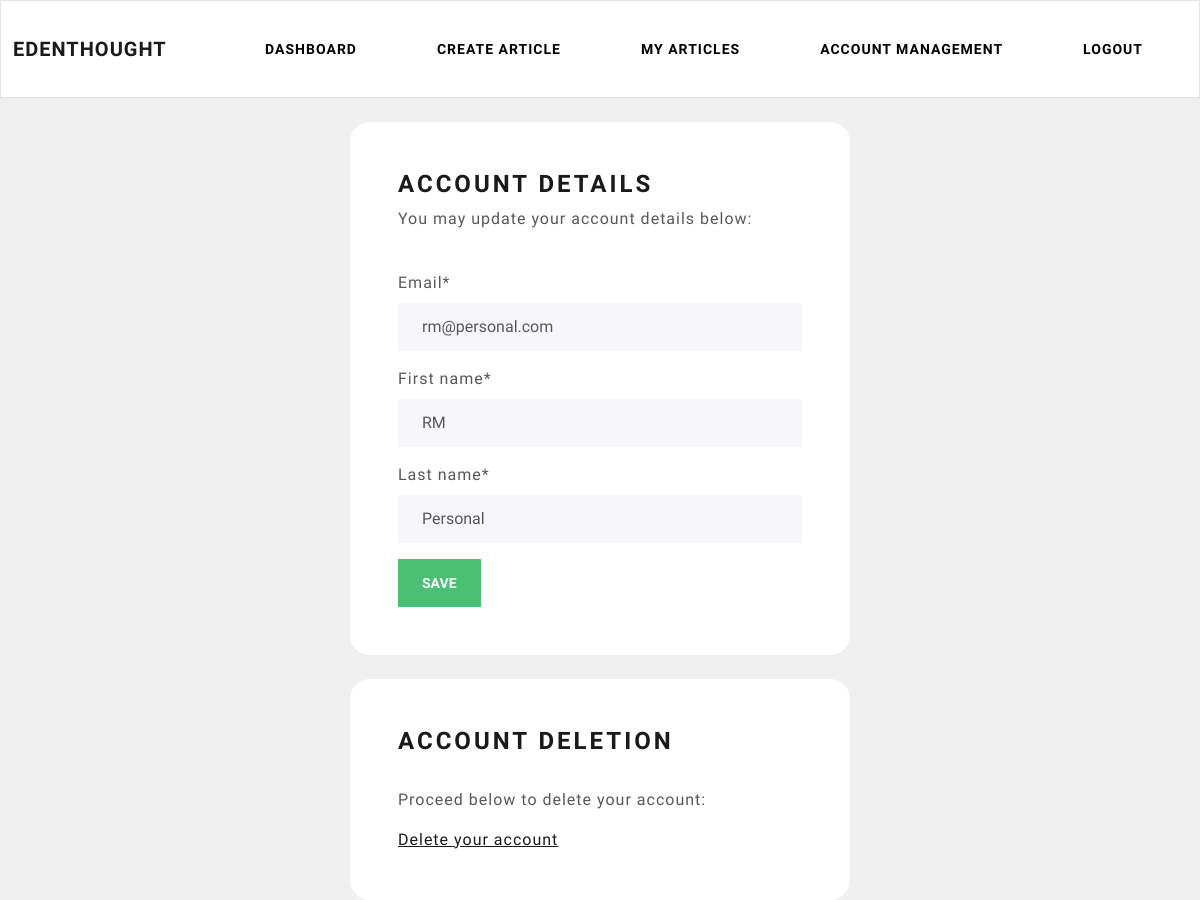
/writer/account-management (signed in), run on the app's committed database.
### account/models.py (models this page shows, shortened)
class CustomUser(AbstractBaseUser, PermissionsMixin):
    username = None
    email = models.EmailField(unique=True)
    first_name = models.CharField(max_length=80)
    last_name = models.CharField(max_length=135)
    is_active = models.BooleanField(default=True)
    is_staff = models.BooleanField(default=False)
    date_joined = models.DateTimeField(default=timezone.now)
    is_writer = models.BooleanField(default=False, verbose_name='Are you a writer?')
    USERNAME_FIELD = 'email'
    REQUIRED_FIELDS = []
    objects = CustomUserManager()

### writer/views.py (the view)
# urls.py: path('account-management', views.account_management, name='client-account-management'),
@login_required(login_url='my-login')
def account_management(request):
    form = UpdateUserForm(instance=request.user)
    if request.method == 'POST':
        form = UpdateUserForm(request.POST, instance=request.user)
        if form.is_valid():
            form.save()
            return redirect('account-management')
    context = {'UpdateUserForm': form}
    return render(request, 'writer/account-management.html', context)

### account/forms.py
class UpdateUserForm(ModelForm):
    password = None
    class Meta:
        model = CustomUser
        fields = ['email', 'first_name', 'last_name']
        exclude = ['password1', 'password2']

### writer/templates/writer/account-management.html (shortened to what this page needs)
{% extends 'writer/navbar.html' %}
{% load crispy_forms_tags %}
{% block content %}
<br>
<div class="container bg-white shadow-md p-5 form-layout">
    <h3>Account details</h3>
    <p>You may update your account details below:</p>
    <br>
    <form method="post" autocomplete="off">
        {{ UpdateUserForm|crispy }}
        <input class="btn btn-success" type="submit" value="Save"/>
    </form>
</div>
<br>
<div class="container bg-white shadow-md p-5 form-layout">
    <h3>Account deletion</h3>
    <br>
    <p>Proceed below to delete your account:</p>
    <a href="{% url 'delete-account' %}">Delete your account</a>
</div>
{% endblock %}

### static/css/styles.css (style rules this page uses)
.form-layout { width: 500px; border-radius: 20px; }

### data on the page
CustomUser: email "rm@personal.com", first_name "RM", last_name "Personal"
